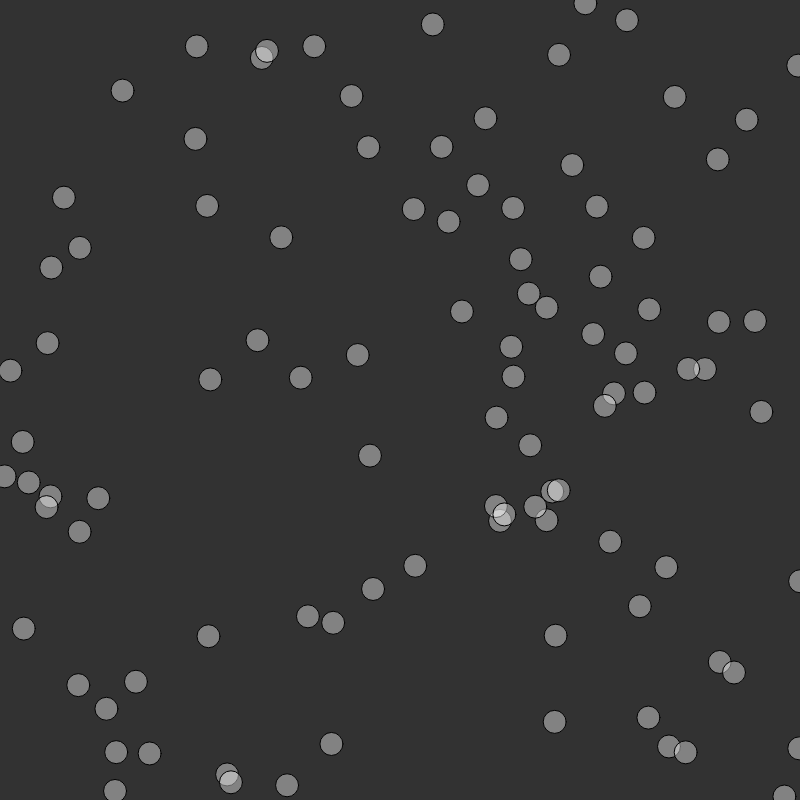
Frame 1 (no input)
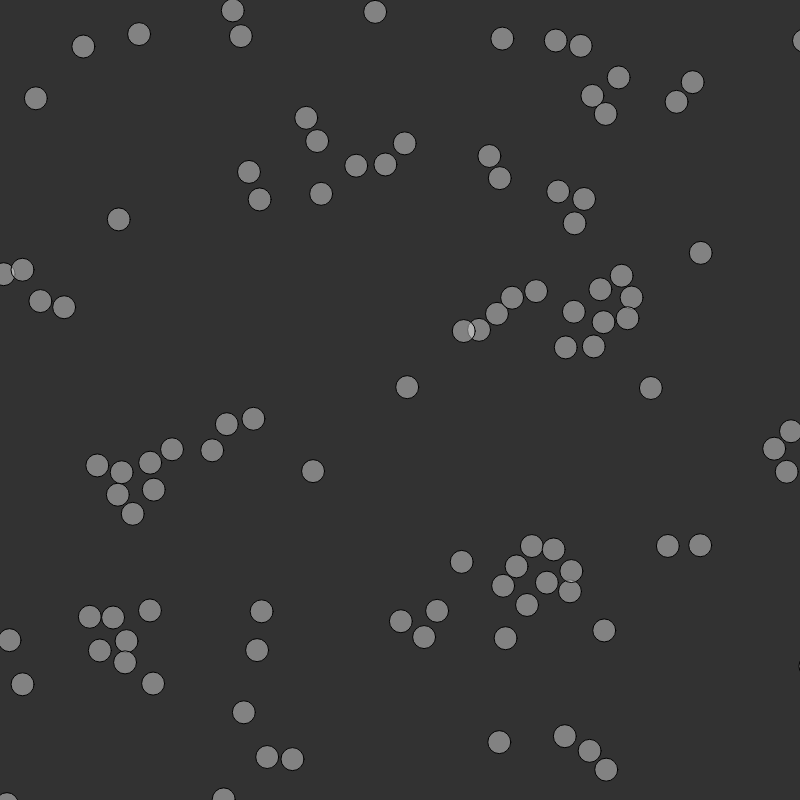
Frame 60 (no input)
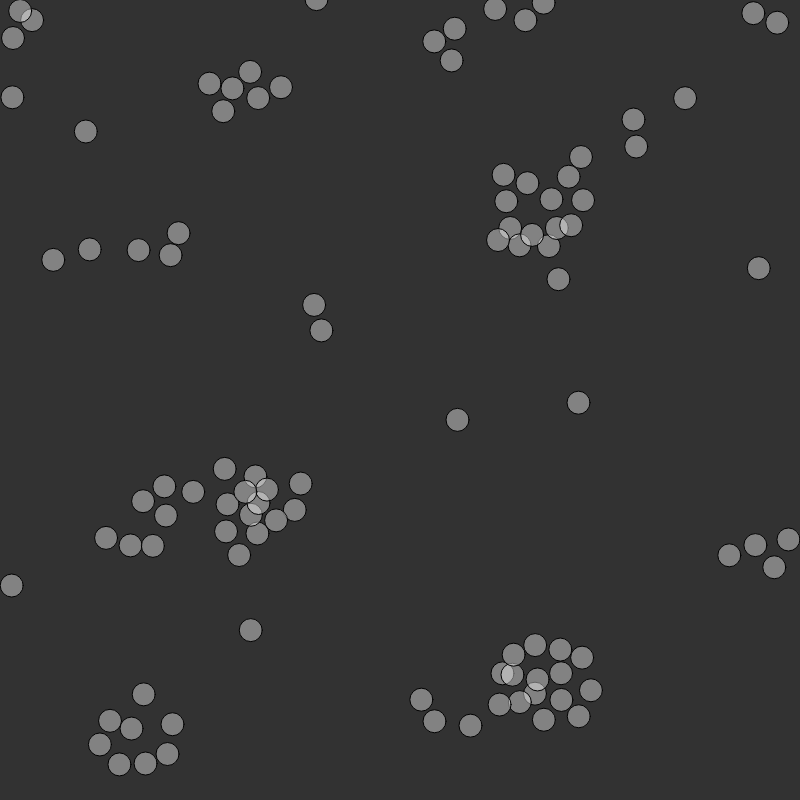
Frame 120 (the mouse pressed at the canvas centre since frame 60)

The p5.js sketch that drew these frames (run headless with seeded random() and noise() and a simulated clock; from frame 60 on, the mouse is pressed at the canvas centre):

// p5.js sketch
// ── sketch.js
let flock = []
let flockSize = 100
let speedLimit = 3
let maximumSteeringForce = 0.05

class Flocker {
  /**
   * @param {Number} x the starting x coordinate
   * @param {Number} y the starting y coordinate
   */
  constructor (x, y) {
    this.velocity = p5.Vector.random2D()
    this.position = createVector(x, y)
    this.flockerSize = 23
  }

  /**
   *
   * @param {[Flocker]} flock
   * @param {number} radius
   * @returns
   */
  findNeighbors (flock, radius) {
    let position = this.position
    return flock.filter(function (flocker) {
      let distance = flocker.position.dist(position)
      return 0 < distance && distance < radius
    })
  }

  /**
   * Updates acceleration, velocity, and position based on the other members of the flock
   *
   * @param {[Flocker]} flock the entire flock, including this flocker.
   */
  updateMovement (flock) {
    let acceleration = createVector(0, 0)

    // The strength of the three steering vectors.
    let separationWeight = 2.5
    let alignmentWeight = 1.0
    let coherenceWeight = 1.0

    // Flockers should give each other breathing room
    let separationVector = this.separate(flock)
    separationVector.mult(separationWeight)
    acceleration.add(separationVector)

    // Flockers should go in the same direction
    let alignmentVector = this.align(flock)
    alignmentVector.mult(alignmentWeight)
    acceleration.add(alignmentVector)

    // Flockers should group together
    let coherenceVector = this.cohere(flock)
    coherenceVector.mult(coherenceWeight)
    acceleration.add(coherenceVector)

    this.velocity.add(acceleration)
    this.boundVelocity()

    this.position.add(this.velocity)
    this.boundPosition()
  }

  boundVelocity () {
    this.velocity.limit(speedLimit)
  }

  boundPosition () {
    let flockerRadius = this.flockerSize / 2.0
    if (this.position.x < -flockerRadius) {
      // If we've gone off the left edge of the screen, start over on the right
      this.position.x += width + flockerRadius
    } else if (this.position.x > width + flockerRadius) {
      // If we've gone off the right edge of the screen, start over on the left
      this.position.x -= width + flockerRadius
    }

    if (this.position.y < -flockerRadius) {
      // If we've gone off the top edge of the screen, start over on the bottom
      this.position.y += height + flockerRadius
    } else if (this.position.y > height + flockerRadius) {
      // If we've gone off the bottom edge of the screen, start over on the top
      this.position.y -= height + flockerRadius
    }
  }

  /**
   * Creates an acceleration vector away from too-near flockers.
   *
   * @param {[Flocker]} flock
   *
   * @return {Vector} the separation vector
   */
  separate (flock) {
    let neighborDistance = 25
    let neighbors = this.findNeighbors(flock, neighborDistance)
    if (neighbors.length == 0) {
      return createVector(0, 0)
    }

    let position = this.position
    let averageDirectionAwayFromNeighbors = p5.Vector.div(
      neighbors.reduce(function (accumulator, neighbor) {
        let diff = p5.Vector.sub(position, neighbor.position)

        // Weight by distance
        diff.normalize()
        diff.div(position.dist(neighbor.position))

        accumulator.add(diff)
        return accumulator
      }, createVector(0, 0)),
      neighbors.length
    )

    if (averageDirectionAwayFromNeighbors.mag() <= 0) {
      return createVector(0, 0)
    }

    averageDirectionAwayFromNeighbors.normalize()
    averageDirectionAwayFromNeighbors.mult(speedLimit)

    let steeringVector = averageDirectionAwayFromNeighbors.sub(this.velocity)
    steeringVector.limit(maximumSteeringForce)

    return steeringVector
  }

  /**
   * @param {[Flocker]} flock
   *
   * @return {Vector} the alignment vector
   */
  align (flock) {
    let neighborDistance = 50
    let neighbors = this.findNeighbors(flock, neighborDistance)
    if (neighbors.length == 0) {
      return createVector(0, 0)
    }

    let averageVelocity = p5.Vector.div(
      neighbors.reduce(function (accumulator, flocker) {
        accumulator.add(flocker.velocity)
        return accumulator
      }, createVector(0, 0)),
      neighbors.length
    )

    averageVelocity.normalize()
    averageVelocity.mult(speedLimit)

    let steeringVector = p5.Vector.sub(averageVelocity, this.velocity)
    steeringVector.limit(maximumSteeringForce)

    return steeringVector
  }

  /**
   * @param {[Flocker]} flock
   *
   * @return {Vector} a steering vector towards the center (i.e., average location) of neighboring flockers
   */
  cohere (flock) {
    let neighborDistance = 50
    let neighbors = this.findNeighbors(flock, neighborDistance)
    if (neighbors.length == 0) {
      return createVector(0, 0)
    }

    let averagePosition = p5.Vector.div(
      neighbors.reduce(function (accumulator, flocker) {
        accumulator.add(flocker.position)
        return accumulator
      }, createVector(0, 0)),
      neighbors.length
    )

    let target = p5.Vector.sub(averagePosition, this.position)
    target.normalize()
    target.mult(speedLimit)

    let steeringVector = p5.Vector.sub(target, this.velocity)
    steeringVector.limit(maximumSteeringForce)

    return steeringVector
  }

  draw () {
    fill(255, 255, 255, 100)
    ellipse(
      this.position.x,
      this.position.y,
      this.flockerSize,
      this.flockerSize
    )
  }
}

function setup () {
  let canvasSize = 800
  createCanvas(canvasSize, canvasSize)

  for (var i = 0; i < flockSize; i++) {
    flock.push(new Flocker(random(canvasSize), random(canvasSize)))
  }
}

function draw () {
  background(50)

  for (const flocker of flock) {
    flocker.updateMovement(flock)
    flocker.draw()
  }
}
